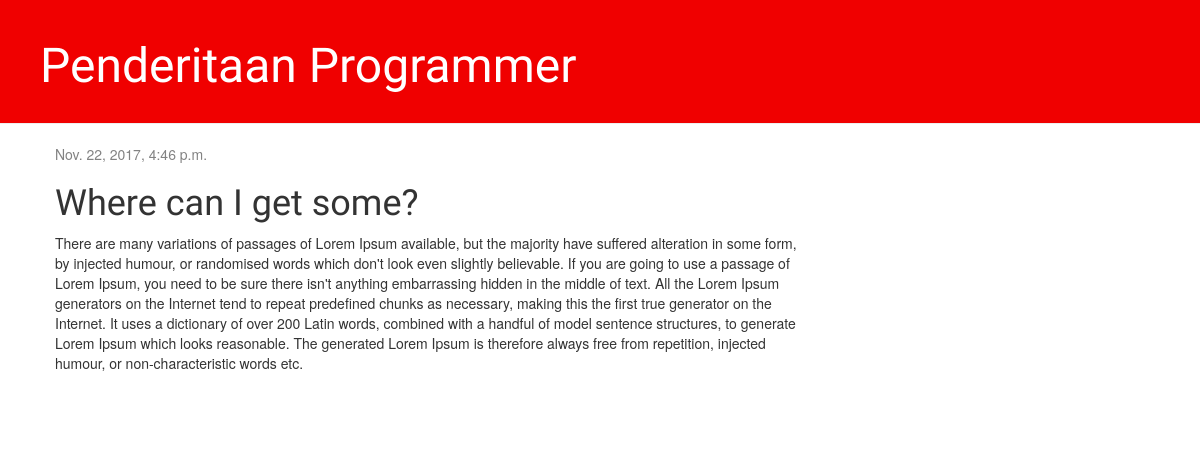
The app's page /post/4/ with its own data.
### blog/models.py (models this page shows, shortened)
class Post(models.Model):
    author = models.ForeignKey('auth.User')
    title = models.CharField(max_length=200)
    text = models.TextField()
    created_date = models.DateTimeField(
            default=timezone.now)
    published_date = models.DateTimeField(
            blank=True, null=True)

### blog/views.py (the view)
# urls.py: url(r'^post/(?P<pk>\d+)/$', views.post_detail, name='post_detail'),
def post_detail(request, pk):
	post = get_object_or_404(Post, pk=pk)
	return render(request, 'blog/post_detail.html', {'post': post})

### blog/templates/blog/post_detail.html (shortened to what this page needs)
{% extends 'blog/base.html' %}
{% block content %}
    <div class="post">
        {% if post.published_date %}
            <div class="date">
                {{ post.published_date }}
            </div>
        {% endif %}
        <h1>{{ post.title }}</h1>
        <p>{{ post.text|linebreaksbr }}</p>
    </div>
{% endblock %}

### blog/static/css/blog.css (style rules this page uses)
h1, h2, h3, h4 { font-family: 'Lobster', cursive; }
.date { color: #828282; }
.post { margin-bottom: 70px; }

### records on screen
Post: published_date "Nov. 22, 2017, 4:46 p.m.", title "Where can I get some?", text "There are many variations of passages of Lorem Ipsum available, but the majority have suffered alteration in some form, by injected humour, or randomised words which don't look even slightly believable. If you are going to use a passage of Lorem Ipsum, you need to be sure there isn't anything embarrassing hidden in the middle of text. All the Lorem Ipsum generators on the Internet tend to repeat predefined chunks as necessary, making this the first true generator on the Internet. It uses a dictionary of over 200 Latin words, combined with a handful of model sentence structures, to generate Lorem Ipsum which looks reasonable. The generated Lorem Ipsum is therefore always free from…"
